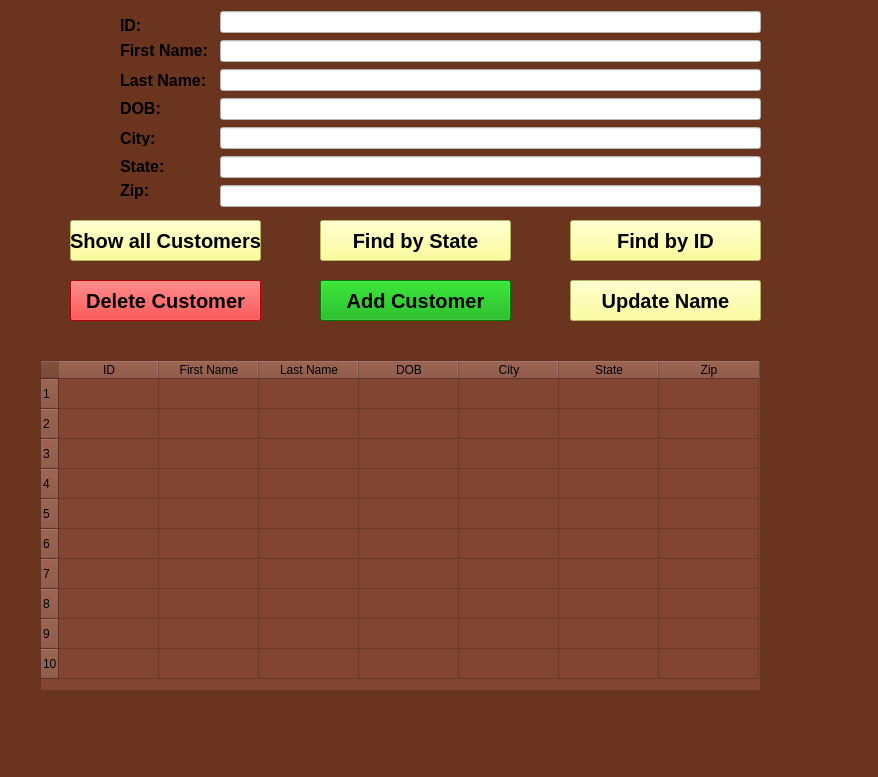
<?xml version="1.0" encoding="UTF-8"?>
<ui version="4.0">
 <class>MainWindow</class>
 <widget class="QMainWindow" name="MainWindow">
  <property name="geometry">
   <rect>
    <x>0</x>
    <y>0</y>
    <width>878</width>
    <height>777</height>
   </rect>
  </property>
  <property name="windowTitle">
   <string>MainWindow</string>
  </property>
  <property name="styleSheet">
   <string notr="true">background-color: rgb(106, 52, 31);</string>
  </property>
  <widget class="QWidget" name="centralwidget">
   <widget class="QWidget" name="verticalLayoutWidget">
    <property name="geometry">
     <rect>
      <x>220</x>
      <y>10</y>
      <width>541</width>
      <height>201</height>
     </rect>
    </property>
    <layout class="QVBoxLayout" name="verticalLayout">
     <item>
      <widget class="QLineEdit" name="lineEdit">
       <property name="styleSheet">
        <string notr="true">background-color: rgb(255, 255, 255);</string>
       </property>
       <property name="text">
        <string/>
       </property>
      </widget>
     </item>
     <item>
      <widget class="QLineEdit" name="lineEdit_2">
       <property name="styleSheet">
        <string notr="true">background-color: rgb(255, 255, 255);</string>
       </property>
       <property name="text">
        <string/>
       </property>
      </widget>
     </item>
     <item>
      <widget class="QLineEdit" name="lineEdit_3">
       <property name="styleSheet">
        <string notr="true">background-color: rgb(255, 255, 255);</string>
       </property>
       <property name="text">
        <string/>
       </property>
      </widget>
     </item>
     <item>
      <widget class="QLineEdit" name="lineEdit_4">
       <property name="styleSheet">
        <string notr="true">background-color: rgb(255, 255, 255);</string>
       </property>
       <property name="text">
        <string/>
       </property>
      </widget>
     </item>
     <item>
      <widget class="QLineEdit" name="lineEdit_5">
       <property name="styleSheet">
        <string notr="true">background-color: rgb(255, 255, 255);</string>
       </property>
       <property name="text">
        <string/>
       </property>
      </widget>
     </item>
     <item>
      <widget class="QLineEdit" name="lineEdit_6">
       <property name="styleSheet">
        <string notr="true">background-color: rgb(255, 255, 255);</string>
       </property>
       <property name="text">
        <string/>
       </property>
      </widget>
     </item>
     <item>
      <widget class="QLineEdit" name="lineEdit_7">
       <property name="styleSheet">
        <string notr="true">background-color: rgb(255, 255, 255);</string>
       </property>
       <property name="text">
        <string/>
       </property>
      </widget>
     </item>
    </layout>
   </widget>
   <widget class="QTableWidget" name="tableWidget">
    <property name="geometry">
     <rect>
      <x>40</x>
      <y>360</y>
      <width>721</width>
      <height>331</height>
     </rect>
    </property>
    <property name="styleSheet">
     <string notr="true">color: rgb(0, 0, 0);
background-color: rgb(130, 69, 49);</string>
    </property>
    <property name="alternatingRowColors">
     <bool>false</bool>
    </property>
    <property name="selectionMode">
     <enum>QAbstractItemView::SingleSelection</enum>
    </property>
    <property name="selectionBehavior">
     <enum>QAbstractItemView::SelectRows</enum>
    </property>
    <property name="rowCount">
     <number>10</number>
    </property>
    <property name="columnCount">
     <number>7</number>
    </property>
    <row/>
    <row/>
    <row/>
    <row/>
    <row/>
    <row/>
    <row/>
    <row/>
    <row/>
    <row/>
    <column>
     <property name="text">
      <string>ID</string>
     </property>
     <property name="background">
      <color>
       <red>170</red>
       <green>170</green>
       <blue>0</blue>
      </color>
     </property>
    </column>
    <column>
     <property name="text">
      <string>First Name</string>
     </property>
    </column>
    <column>
     <property name="text">
      <string>Last Name</string>
     </property>
    </column>
    <column>
     <property name="text">
      <string>DOB</string>
     </property>
    </column>
    <column>
     <property name="text">
      <string>City</string>
     </property>
    </column>
    <column>
     <property name="text">
      <string>State</string>
     </property>
    </column>
    <column>
     <property name="text">
      <string>Zip</string>
     </property>
    </column>
   </widget>
   <widget class="QLabel" name="label">
    <property name="geometry">
     <rect>
      <x>120</x>
      <y>10</y>
      <width>41</width>
      <height>31</height>
     </rect>
    </property>
    <property name="font">
     <font>
      <family>MS Sans Serif</family>
      <pointsize>12</pointsize>
      <weight>75</weight>
      <bold>true</bold>
     </font>
    </property>
    <property name="styleSheet">
     <string notr="true">color: rgb(0, 0, 0);
background-color: rgb(106, 52, 31);</string>
    </property>
    <property name="text">
     <string>ID:</string>
    </property>
   </widget>
   <widget class="QLabel" name="label_2">
    <property name="geometry">
     <rect>
      <x>120</x>
      <y>40</y>
      <width>91</width>
      <height>21</height>
     </rect>
    </property>
    <property name="font">
     <font>
      <family>MS Sans Serif</family>
      <pointsize>12</pointsize>
      <weight>75</weight>
      <bold>true</bold>
     </font>
    </property>
    <property name="styleSheet">
     <string notr="true">color: rgb(0, 0, 0);
background-color: rgb(106, 52, 31);</string>
    </property>
    <property name="text">
     <string>First Name:</string>
    </property>
   </widget>
   <widget class="QLabel" name="label_3">
    <property name="geometry">
     <rect>
      <x>120</x>
      <y>70</y>
      <width>91</width>
      <height>21</height>
     </rect>
    </property>
    <property name="font">
     <font>
      <family>MS Sans Serif</family>
      <pointsize>12</pointsize>
      <weight>75</weight>
      <bold>true</bold>
     </font>
    </property>
    <property name="styleSheet">
     <string notr="true">color: rgb(0, 0, 0);
background-color: rgb(106, 52, 31);</string>
    </property>
    <property name="text">
     <string>Last Name:</string>
    </property>
   </widget>
   <widget class="QLabel" name="label_4">
    <property name="geometry">
     <rect>
      <x>120</x>
      <y>100</y>
      <width>61</width>
      <height>16</height>
     </rect>
    </property>
    <property name="font">
     <font>
      <family>MS Sans Serif</family>
      <pointsize>12</pointsize>
      <weight>75</weight>
      <bold>true</bold>
     </font>
    </property>
    <property name="styleSheet">
     <string notr="true">color: rgb(0, 0, 0);
background-color: rgb(106, 52, 31);</string>
    </property>
    <property name="text">
     <string>DOB:</string>
    </property>
   </widget>
   <widget class="QLabel" name="label_5">
    <property name="geometry">
     <rect>
      <x>120</x>
      <y>130</y>
      <width>61</width>
      <height>16</height>
     </rect>
    </property>
    <property name="font">
     <font>
      <family>MS Sans Serif</family>
      <pointsize>12</pointsize>
      <weight>75</weight>
      <bold>true</bold>
     </font>
    </property>
    <property name="styleSheet">
     <string notr="true">color: rgb(0, 0, 0);
background-color: rgb(106, 52, 31);</string>
    </property>
    <property name="text">
     <string>City:</string>
    </property>
   </widget>
   <widget class="QLabel" name="label_6">
    <property name="geometry">
     <rect>
      <x>120</x>
      <y>160</y>
      <width>47</width>
      <height>13</height>
     </rect>
    </property>
    <property name="font">
     <font>
      <family>MS Sans Serif</family>
      <pointsize>12</pointsize>
      <weight>75</weight>
      <bold>true</bold>
     </font>
    </property>
    <property name="styleSheet">
     <string notr="true">color: rgb(0, 0, 0);
background-color: rgb(106, 52, 31);</string>
    </property>
    <property name="text">
     <string>State:</string>
    </property>
   </widget>
   <widget class="QLabel" name="label_7">
    <property name="geometry">
     <rect>
      <x>120</x>
      <y>180</y>
      <width>51</width>
      <height>21</height>
     </rect>
    </property>
    <property name="font">
     <font>
      <family>MS Sans Serif</family>
      <pointsize>12</pointsize>
      <weight>75</weight>
      <bold>true</bold>
     </font>
    </property>
    <property name="styleSheet">
     <string notr="true">color: rgb(0, 0, 0);
background-color: rgb(106, 52, 31);</string>
    </property>
    <property name="text">
     <string>Zip:</string>
    </property>
   </widget>
   <widget class="QPushButton" name="pushButton">
    <property name="geometry">
     <rect>
      <x>320</x>
      <y>280</y>
      <width>191</width>
      <height>41</height>
     </rect>
    </property>
    <property name="font">
     <font>
      <family>MS Sans Serif</family>
      <pointsize>15</pointsize>
      <weight>75</weight>
      <bold>true</bold>
     </font>
    </property>
    <property name="styleSheet">
     <string notr="true">background-color: rgb(0, 170, 0);
color: rgb(0, 0, 0);</string>
    </property>
    <property name="text">
     <string>Add Customer</string>
    </property>
   </widget>
   <widget class="QPushButton" name="pushButton_4">
    <property name="geometry">
     <rect>
      <x>570</x>
      <y>280</y>
      <width>191</width>
      <height>41</height>
     </rect>
    </property>
    <property name="font">
     <font>
      <family>MS Sans Serif</family>
      <pointsize>15</pointsize>
      <weight>75</weight>
      <bold>true</bold>
     </font>
    </property>
    <property name="styleSheet">
     <string notr="true">background-color: rgb(255, 255, 127);
color: rgb(0, 0, 0);</string>
    </property>
    <property name="text">
     <string>Update Name</string>
    </property>
   </widget>
   <widget class="QPushButton" name="pushButton_2">
    <property name="geometry">
     <rect>
      <x>570</x>
      <y>220</y>
      <width>191</width>
      <height>41</height>
     </rect>
    </property>
    <property name="font">
     <font>
      <family>MS Sans Serif</family>
      <pointsize>15</pointsize>
      <weight>75</weight>
      <bold>true</bold>
     </font>
    </property>
    <property name="styleSheet">
     <string notr="true">background-color: rgb(255, 255, 127);
color: rgb(0, 0, 0);</string>
    </property>
    <property name="text">
     <string>Find by ID</string>
    </property>
   </widget>
   <widget class="QPushButton" name="pushButton_5">
    <property name="geometry">
     <rect>
      <x>70</x>
      <y>280</y>
      <width>191</width>
      <height>41</height>
     </rect>
    </property>
    <property name="font">
     <font>
      <family>MS Sans Serif</family>
      <pointsize>15</pointsize>
      <weight>75</weight>
      <bold>true</bold>
     </font>
    </property>
    <property name="styleSheet">
     <string notr="true">
background-color: rgb(255, 0, 0);
color: rgb(0, 0, 0);</string>
    </property>
    <property name="text">
     <string>Delete Customer</string>
    </property>
   </widget>
   <widget class="QPushButton" name="pushButton_6">
    <property name="geometry">
     <rect>
      <x>70</x>
      <y>220</y>
      <width>191</width>
      <height>41</height>
     </rect>
    </property>
    <property name="font">
     <font>
      <family>MS Sans Serif</family>
      <pointsize>15</pointsize>
      <weight>75</weight>
      <bold>true</bold>
     </font>
    </property>
    <property name="styleSheet">
     <string notr="true">background-color: rgb(255, 255, 127);
color: rgb(0, 0, 0);</string>
    </property>
    <property name="text">
     <string>Show all Customers</string>
    </property>
   </widget>
   <widget class="QPushButton" name="pushButton_3">
    <property name="geometry">
     <rect>
      <x>320</x>
      <y>220</y>
      <width>191</width>
      <height>41</height>
     </rect>
    </property>
    <property name="font">
     <font>
      <family>MS Sans Serif</family>
      <pointsize>15</pointsize>
      <weight>75</weight>
      <bold>true</bold>
     </font>
    </property>
    <property name="styleSheet">
     <string notr="true">background-color: rgb(255, 255, 127);
color: rgb(0, 0, 0);</string>
    </property>
    <property name="text">
     <string>Find by State</string>
    </property>
   </widget>
  </widget>
  <widget class="QMenuBar" name="menubar">
   <property name="geometry">
    <rect>
     <x>0</x>
     <y>0</y>
     <width>878</width>
     <height>21</height>
    </rect>
   </property>
  </widget>
  <widget class="QStatusBar" name="statusbar"/>
 </widget>
 <resources/>
 <connections/>
</ui>
